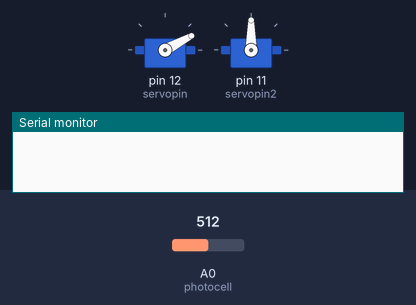
Simulated run of this sketch. Board: Arduino Uno, built with avr-gcc and run on an emulated ATmega328P. Shown: 2 × servo, the last lines printed to the serial monitor. The inputs (shaded band) are chosen by the test bench; at power-on: A0 (photocell) = 512.

Above: at 0.1 s.
At 1.8 s:
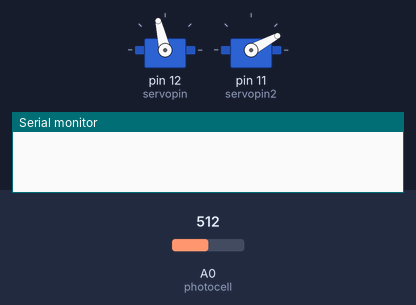
1.9 s: A0 (photocell) set to 501
At 11.5 s:
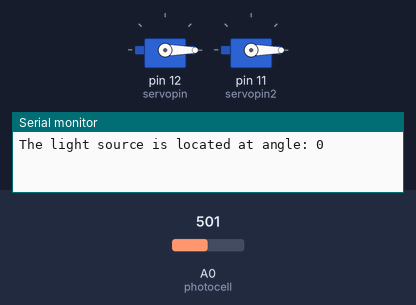
Timing chart, 0 to 18.7 s (numbered marks = the images above; inputs shaded):
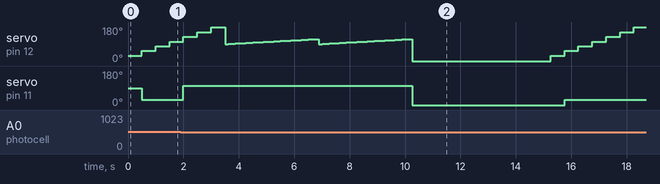

The sketch:

LightServoPart3.ino
```cpp
// Sweep the one servo across rapidly. Servo goes back to brightest area and reads
// that area again twice to check for accuracy. Second servo points to angle where brightest
// light was found.
// Created by Freddie Stensaeth
// 01.27.14

// Import servo library
#include <Servo.h>

// name servos and what pins are used for devices.
Servo servo1;
Servo servo2;
int photocell = A0;
int servopin = 12;
int servopin2 = 11;
int direction = 25;

// tell arduino where the servos are attached and that the serial monitor
// will be used.
void setup()
{
  Serial.begin(9600);
  servo1.attach(servopin);
  servo2.attach(servopin2);
}

void loop()
{
  int i = 28; // position
  int lowest = 1000; // set really high so that any recording is lower
  int angle = 0; // define temporary angle for which lowest value was found.
  int angle2 = 0; // define temporary angle for which lowest value was found the second time.
  int angle3 = 0; // define temporary angle for which lowest value was found the third time.
  for (i; i<= 178; i += direction) // for loop to make servo sweep across
  {
    servo1.write(i); // position servo1 to i
    delay(500); // delay 0.5sec (500ms)
    int lightValue = analogRead(photocell); // record light value
    if (lightValue < lowest) // if statement to update lowest value and angle it was read at. Point servo to that angle
    {
      angle = i;
      lowest = lightValue;
      servo2.write(angle);
    }
  }
  int j = angle - 13; // define j
  for (j; j <= (angle + 13); j++) // for loop to make servo sweep across around brightest angle found
  {
    servo1.write(j); // position servo1 to j
    delay(125); // delay 125ms
    int precise_light = analogRead(photocell); // record light value
    if (precise_light < lowest) // if statement to update lowest value and angle, and point servo2 to angle.
    {
      angle2 = j;
      lowest = precise_light;
      servo2.write(angle2);
    }
  }
  int h = angle - 13; // define h
  for (h; h <= (angle + 13); h++) // for loop to make servo sweep across around brightest angle found
  {
    servo1.write(h); // position servo1 to h
    delay(125); // delay 125ms
    int precise_light2 = analogRead(photocell); // record light value
    if (precise_light2 < lowest) // if statement to update angle
    {
      angle3 = h;
    }
  }
  int y = abs(angle2 - angle3); // find difference between angle2 and angle3
  if (y <= 5) // if statement to check for accuracy, point both servos to angle found, and print out angle in serial monitor
  {
    servo1.write(angle3 + (y / 2));
    servo2.write(angle3 + (y / 2));
    Serial.print("The light source is located at angle: ");
    Serial.println(angle3 + (y / 2));
    delay (5000); // delay 5sec (5000ms)
  }
}
```

Measured:
- the behaviour switches between 512 and 511 on A0 (photocell) (found by bisection; images 1 and 2)
